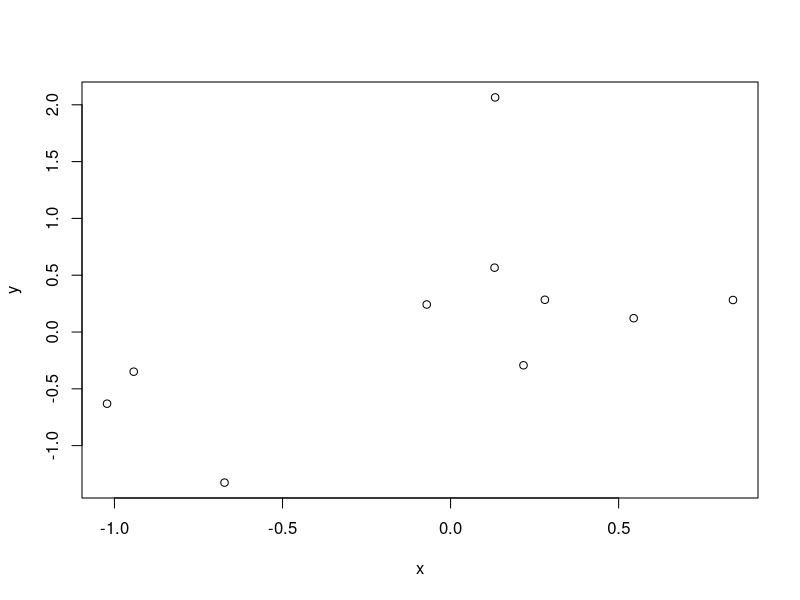

This chart was generated by the following R code:
## ---- chunk 1
rnorm(5)
## ---- chunk 2
rnorm(n = 5, mean = 0, sd = 1)
## ---- chunk 3
set.seed(16)
rnorm(n = 5, mean = 0, sd = 1)
## ---- chunk 4
set.seed(16)
rnorm(n = 5, mean = 0, sd = 1)
## ---- chunk 5
rnorm(n = 5, mean = 0, sd = 2)
## ---- chunk 6
rnorm(n = 5, mean = 50, sd = 20)
## ---- chunk 7
rnorm(n = 10, mean = c(0, 5, 20), sd = 1)
## ---- chunk 8
rnorm(n = c(2, 10, 10), mean = c(0, 5, 20), sd = c(1, 5, 20) )
## ---- chunk 9
x = rnorm(n = 10, mean = 0, sd = 1)
y = rnorm(n = 10, mean = 0, sd = 1)
plot(y ~ x)
## ---- chunk 10
runif(n = 5, min = 0, max = 1)
## ---- chunk 11
runif(n = 5, min = 50, max = 100)
## ---- chunk 12
set.seed(16)
y = rnorm(n = 100, mean = 0, sd = 1)
x1 = runif(n = 100, min = 1, max = 2)
head(x1)
## ---- chunk 13
x2 = runif(n = 100, min = 200, max = 300)
head(x2)
## ---- chunk 14
lm(y ~ x1 + x2)
## ---- chunk 15
letters[1:2]
## ---- chunk 16
LETTERS[10:26]
## ---- chunk 17
rep(letters[1:2], each = 3)
## ---- chunk 18
rep(letters[1:2], times = 3)
## ---- chunk 19
rep(letters[1:2], length.out = 5)
## ---- chunk 20
rep(letters[1:2], times = c(2, 4) )
## ---- chunk 21
rep(letters[1:2], each = 2, times = 3)
## ---- chunk 22
rep(letters[1:2], each = 2, length.out = 7)
## ---- chunk 23
group = rep(letters[1:2], each = 3)
response = rnorm(n = 6, mean = 0, sd = 1)
data.frame(group,
           response)
## ---- chunk 24
data.frame(group = rep(letters[1:2], each = 3),
           response = rnorm(n = 6, mean = 0, sd = 1) )
## ---- chunk 25
LETTERS[3:5]
## ---- chunk 26
rep(letters[1:2], each = 3)
## ---- chunk 27
data.frame(group = rep(letters[1:2], each = 3),
           factor = rep(LETTERS[3:5], times = 2),
           response = rnorm(n = 6, mean = 0, sd = 1) )
## ---- chunk 28
data.frame(group = rep(letters[1:2], each = 3),
           factor = rep(LETTERS[3:5], each = 2),
           response = rnorm(n = 6, mean = 0, sd = 1) )
## ---- chunk 29
response = rnorm(n = 6, mean = c(5, 10), sd = 1)
response
## ---- chunk 30
group = rep(letters[1:2], length.out = 6)
group
## ---- chunk 31
data.frame(group,
            response)
## ---- chunk 32
set.seed(16)
replicate(n = 3, 
          expr = rnorm(n = 5, mean = 0, sd = 1), 
          simplify = FALSE )
## ---- chunk 33
set.seed(16)
replicate(n = 3, 
          expr = rnorm(n = 5, mean = 0, sd = 1) )
## ---- chunk 34
set.seed(16)
list1 = list() # Make an empty list to save output in
for (i in 1:3) { # Indicate number of iterations with "i"
    list1[[i]] = rnorm(n = 5, mean = 0, sd = 1) # Save output in list for each iteration
}
list1
## ---- chunk 35
data.frame(group = rep(letters[1:2], each = 3),
           response = rnorm(n = 6, mean = 0, sd = 1) )
## ---- chunk 36
simlist = replicate(n = 3, 
          expr = data.frame(group = rep(letters[1:2], each = 3),
                     response = rnorm(n = 6, mean = 0, sd = 1) ),
          simplify = FALSE)
## ---- chunk 37
str(simlist)
## ---- chunk 38
simlist[[1]]
